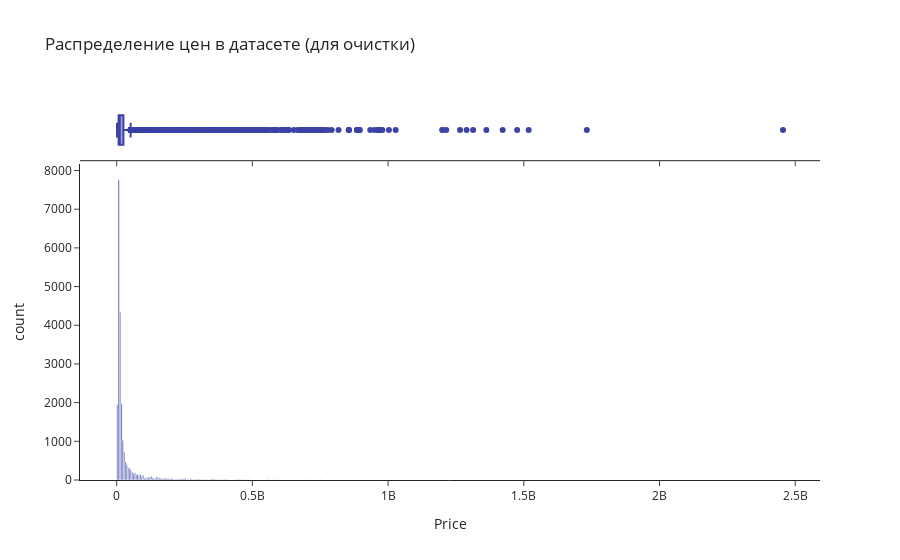

Write notebook code for a chart like this one.
### Markdown cell above
# Подготовка данных к обучению

Возьмем датасет с kaggle, квартиры Мск 2023 https://www.kaggle.com/datasets/egorkainov/moscow-housing-price-dataset
Есть основные фичи, отсутствуют Nan

### Code cell
df = pd.read_csv('data.csv')
px.histogram(df, 'Price', marginal='box', nbins=500, color_discrete_sequence=['#3c43a5'], template = 'simple_white',
            title='Распределение цен в датасете (для очистки)', labels = {'count':'количество'})

### Figure 1 — Plotly figure (JSON) as saved in the notebook; plotly's stock layout.template omitted (floating-point values rounded to 4 significant figures; data arrays with more than 128 entries replaced by an {"elided": "..."} marker saying what was removed)
{"data": [{"alignmentgroup": "True", "bingroup": "x", "hovertemplate": "Price=%{x}<br>count=%{y}<extra></extra>", "legendgroup": "", "marker": {"color": "#3c43a5", "pattern": {"shape": ""}}, "name": "", "nbinsx": 500, "offsetgroup": "", "orientation": "v", "showlegend": false, "type": "histogram", "x": {"elided": "22676 int values"}, "xaxis": "x", "yaxis": "y"}, {"alignmentgroup": "True", "hovertemplate": "Price=%{x}<extra></extra>", "legendgroup": "", "marker": {"color": "#3c43a5"}, "name": "", "notched": true, "offsetgroup": "", "showlegend": false, "type": "box", "x": {"elided": "22676 int values"}, "xaxis": "x2", "yaxis": "y2"}], "layout": {"barmode": "relative", "legend": {"tracegroupgap": 0}, "title": {"text": "Распределение цен в датасете (для очистки)"}, "xaxis": {"anchor": "y", "domain": [0, 1], "title": {"text": "Price"}}, "xaxis2": {"anchor": "y2", "domain": [0, 1], "matches": "x", "showticklabels": false}, "yaxis": {"anchor": "x", "domain": [0, 0.8316], "title": {"text": "count"}}, "yaxis2": {"anchor": "x2", "domain": [0.8416, 1], "matches": "y2", "showline": false, "showticklabels": false, "ticks": ""}}}
